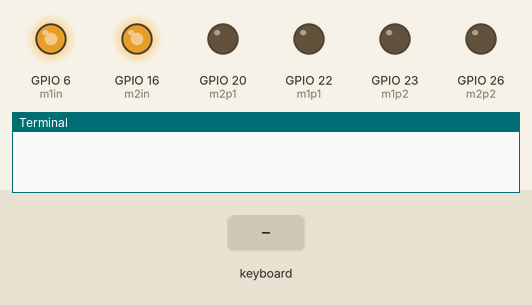
The program below on a simulated Raspberry Pi (BCM pin numbers). Shown: output pins drawn as LEDs (lit = HIGH), the last lines printed to the terminal. Inputs (shaded band) come from the test bench.

Above: at 1.2 s.
1.3 s: key "a" typed on the keyboard
At 2.0 s:
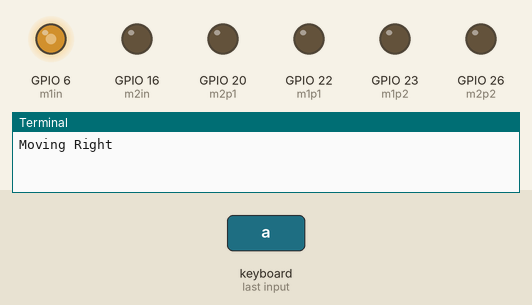
2.8 s: key "d" typed on the keyboard
At 3.1 s:
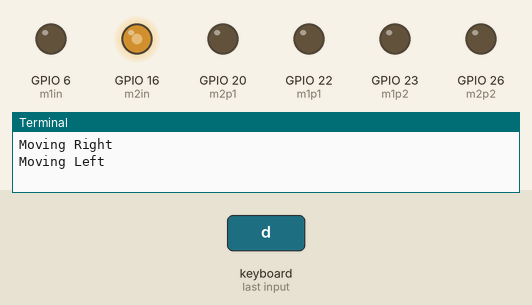
4.3 s: key "w" typed on the keyboard
At 5.5 s:
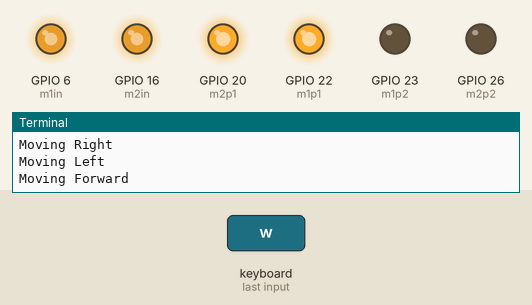
5.8 s: key "s" typed on the keyboard
At 6.6 s:
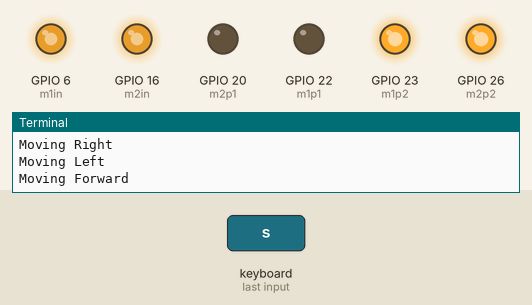
7.3 s: key "a" typed on the keyboard
At 7.8 s:
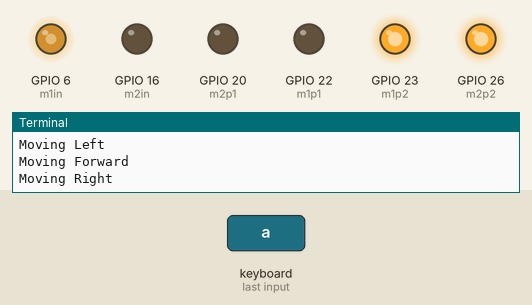
8.8 s: key "d" typed on the keyboard
At 10.1 s:
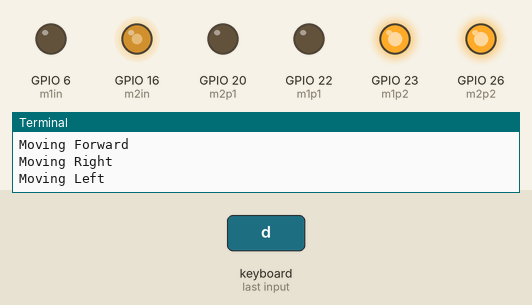
Timing chart, 0 to 11.3 s (numbered marks = the images above; inputs shaded):
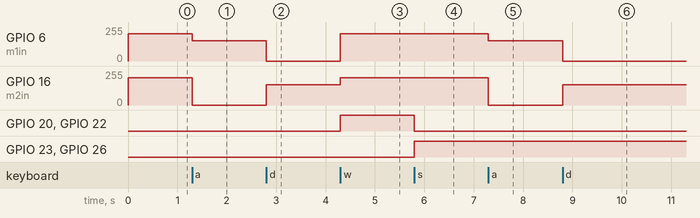

The program:

robcon.py
```python
from RPi import GPIO
from time import sleep
import getch

GPIO.setmode(GPIO.BCM)

left_sensor = 14
right_sensor = 15

m1p1=22;m1p2=23;m1in = 6
m2p1=20;m2p2=26;m2in = 16

GPIO.setup(m1p1,GPIO.OUT)
GPIO.setup(m1p2,GPIO.OUT)
GPIO.setup(m1in,GPIO.OUT)

GPIO.setup(m2p1,GPIO.OUT)
GPIO.setup(m2p2,GPIO.OUT)
GPIO.setup(m2in,GPIO.OUT)

GPIO.setup(left_sensor, GPIO.IN)
GPIO.setup(right_sensor, GPIO.IN)

m1=GPIO.PWM(m1in,1000)
m2=GPIO.PWM(m2in,1000)

mode = 'N'


def runstraight():
    global mode
    GPIO.output(m1p1,GPIO.HIGH)
    GPIO.output(m1p2,GPIO.LOW)
    GPIO.output(m2p1,GPIO.HIGH)
    GPIO.output(m2p2,GPIO.LOW)
    m1.ChangeDutyCycle(80)
    m2.ChangeDutyCycle(80)
    mode = 'S'
    print('Moving Forward')

def reverse():
    GPIO.output(m1p1,GPIO.LOW)
    GPIO.output(m1p2,GPIO.HIGH)
    GPIO.output(m2p1,GPIO.LOW)
    GPIO.output(m2p2,GPIO.HIGH)
    m1.ChangeDutyCycle(80)
    m2.ChangeDutyCycle(80)
    mode = 'B'

def moveright():
    global mode
    m2.ChangeDutyCycle(0)
    m1.ChangeDutyCycle(60)
    mode = 'R'
    print('Moving Right')


def moveleft():
    global mode
    m1.ChangeDutyCycle(0)
    m2.ChangeDutyCycle(60)
    mode = 'L'
    print('Moving Left')

def stop():
    m1.ChangeDutyCycle(0)
    m2.ChangeDutyCycle(0)

try:
    m1.start(80)
    m2.start(80)
    while True:
        val = getch.getche()
        if val=='a':
            moveright()
        elif val=='d':
            moveleft()
        elif val=='w':
            runstraight()
        elif val=='s':
            reverse()
        else:
            stop()

except:
    GPIO.cleanup()
```

Measured:
- after the input at 1.3 s, GPIO 6 (m1in): 204/255 → 153/255 at once; GPIO 16 (m2in): 204/255 → 0/255 at once
- after the input at 2.8 s, GPIO 6 (m1in): 153/255 → 0/255 at once; GPIO 16 (m2in): 0/255 → 153/255 at once
- after the input at 4.3 s, GPIO 6 (m1in): 0/255 → 204/255 at once; GPIO 16 (m2in): 153/255 → 204/255 at once; GPIO 20 (m2p1), GPIO 22 (m1p1): LOW → HIGH at once
- after the input at 5.8 s, GPIO 20 (m2p1), GPIO 22 (m1p1): HIGH → LOW at once; GPIO 23 (m1p2), GPIO 26 (m2p2): LOW → HIGH at once
- after the input at 7.3 s, GPIO 6 (m1in): 204/255 → 153/255 at once; GPIO 16 (m2in): 204/255 → 0/255 at once
- after the input at 8.8 s, GPIO 6 (m1in): 153/255 → 0/255 at once; GPIO 16 (m2in): 0/255 → 153/255 at once
